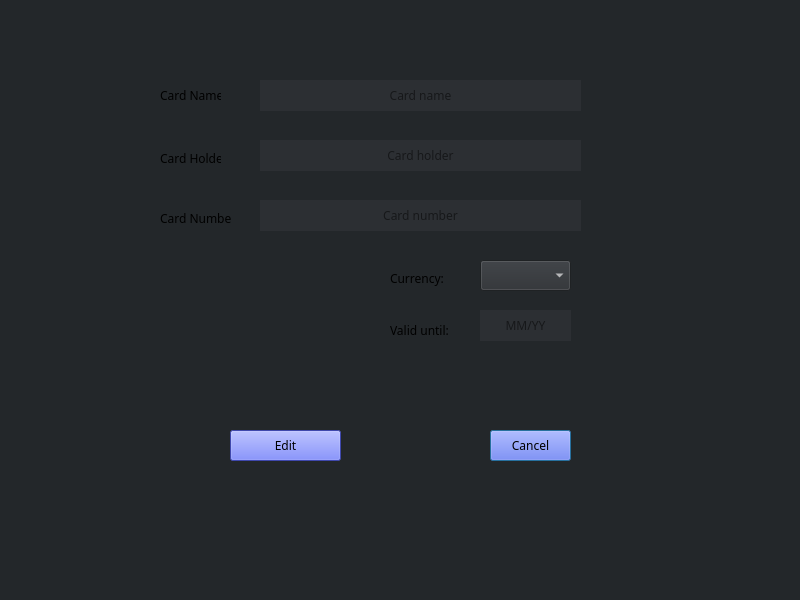
<?xml version="1.0" encoding="UTF-8"?>
<ui version="4.0">
 <class>EditCardDialog</class>
 <widget class="QDialog" name="EditCardDialog">
  <property name="geometry">
   <rect>
    <x>0</x>
    <y>0</y>
    <width>800</width>
    <height>600</height>
   </rect>
  </property>
  <property name="font">
   <font>
    <family>Whitney</family>
    <pointsize>9</pointsize>
   </font>
  </property>
  <property name="windowTitle">
   <string>EditCardDialog</string>
  </property>
  <property name="styleSheet">
   <string notr="true">background-color:rgb(35, 39, 42);

</string>
  </property>
  <widget class="QLineEdit" name="cardHolderLineEdit">
   <property name="geometry">
    <rect>
     <x>260</x>
     <y>140</y>
     <width>321</width>
     <height>31</height>
    </rect>
   </property>
   <property name="font">
    <font>
     <family>Whitney</family>
     <pointsize>9</pointsize>
    </font>
   </property>
   <property name="styleSheet">
    <string notr="true">QLineEdit[text]{
color: white;}
QLineEdit{
background-color: rgb(44, 47, 51);
border:none;}</string>
   </property>
   <property name="alignment">
    <set>Qt::AlignCenter</set>
   </property>
   <property name="placeholderText">
    <string>Card holder</string>
   </property>
  </widget>
  <widget class="QLineEdit" name="validUntilLineEdit">
   <property name="geometry">
    <rect>
     <x>480</x>
     <y>310</y>
     <width>91</width>
     <height>31</height>
    </rect>
   </property>
   <property name="font">
    <font>
     <family>Whitney</family>
     <pointsize>9</pointsize>
    </font>
   </property>
   <property name="styleSheet">
    <string notr="true">QLineEdit[text]{
color: white;}
QLineEdit{
background-color: rgb(44, 47, 51);
border:none;}</string>
   </property>
   <property name="alignment">
    <set>Qt::AlignCenter</set>
   </property>
   <property name="placeholderText">
    <string>MM/YY</string>
   </property>
  </widget>
  <widget class="QLineEdit" name="cardNumberLineEdit">
   <property name="geometry">
    <rect>
     <x>260</x>
     <y>200</y>
     <width>321</width>
     <height>31</height>
    </rect>
   </property>
   <property name="font">
    <font>
     <family>Whitney</family>
     <pointsize>9</pointsize>
    </font>
   </property>
   <property name="styleSheet">
    <string notr="true">QLineEdit[text]{
color: white;}
QLineEdit{
background-color: rgb(44, 47, 51);
border:none;}</string>
   </property>
   <property name="alignment">
    <set>Qt::AlignCenter</set>
   </property>
   <property name="placeholderText">
    <string>Card number</string>
   </property>
  </widget>
  <widget class="QPushButton" name="cancelEditCardPushButton">
   <property name="geometry">
    <rect>
     <x>490</x>
     <y>430</y>
     <width>81</width>
     <height>31</height>
    </rect>
   </property>
   <property name="font">
    <font>
     <family>Whitney</family>
     <pointsize>9</pointsize>
    </font>
   </property>
   <property name="styleSheet">
    <string notr="true">
QPushButton {
     background-color: rgb(88, 101, 242);
 }
 QPushButton#pushButton:pressed {
   	background-color: rgb(88, 157, 242); 
 }
 QPushButton#pushButton:hover {
     
	background-color: rgb(88, 157, 242);
 }
 QPushButton[text] {
    color:white;
 }</string>
   </property>
   <property name="text">
    <string>Cancel</string>
   </property>
  </widget>
  <widget class="QPushButton" name="editCardPushButton">
   <property name="geometry">
    <rect>
     <x>230</x>
     <y>430</y>
     <width>111</width>
     <height>31</height>
    </rect>
   </property>
   <property name="font">
    <font>
     <family>Whitney</family>
     <pointsize>9</pointsize>
    </font>
   </property>
   <property name="styleSheet">
    <string notr="true">
QPushButton {
     background-color: rgb(88, 101, 242);
 }
 QPushButton#pushButton:pressed {
   	background-color: rgb(88, 157, 242); 
 }
 QPushButton#pushButton:hover {
     
	background-color: rgb(88, 157, 242);
 }
 QPushButton[text] {
    color:white;
 }</string>
   </property>
   <property name="text">
    <string>Edit</string>
   </property>
  </widget>
  <widget class="QLabel" name="validUntilLabel">
   <property name="geometry">
    <rect>
     <x>390</x>
     <y>320</y>
     <width>61</width>
     <height>21</height>
    </rect>
   </property>
   <property name="font">
    <font>
     <family>Whitney</family>
     <pointsize>9</pointsize>
    </font>
   </property>
   <property name="styleSheet">
    <string notr="true">QLabel[text]{
color: white;}
QLabel{
background-color:rgb(35, 39, 42);
border:none;}</string>
   </property>
   <property name="text">
    <string>Valid until:</string>
   </property>
  </widget>
  <widget class="QComboBox" name="isoCurrencyComboBox">
   <property name="geometry">
    <rect>
     <x>480</x>
     <y>260</y>
     <width>91</width>
     <height>31</height>
    </rect>
   </property>
   <property name="font">
    <font>
     <family>Whitney</family>
     <pointsize>9</pointsize>
    </font>
   </property>
   <property name="styleSheet">
    <string notr="true">QComboBox
{
color:white;
background-color: rgb(44, 47, 51);
}

QComboBox QAbstractItemView {
   color:white;
    selection-background-color:rgb(88, 101, 242);
	backgroud-color:rgb(44, 47, 51);
	
}

QComboBox QScrollBar
{
background: #5865F2
}

QComboBox QAbstractItemView QScrollBar
{
background: #5865F2
}



</string>
   </property>
  </widget>
  <widget class="QLineEdit" name="cardNameLineEdit">
   <property name="geometry">
    <rect>
     <x>260</x>
     <y>80</y>
     <width>321</width>
     <height>31</height>
    </rect>
   </property>
   <property name="font">
    <font>
     <family>Whitney</family>
     <pointsize>9</pointsize>
    </font>
   </property>
   <property name="styleSheet">
    <string notr="true">QLineEdit[text]{
color: white;}
QLineEdit{
background-color: rgb(44, 47, 51);
border:none;}</string>
   </property>
   <property name="text">
    <string/>
   </property>
   <property name="alignment">
    <set>Qt::AlignCenter</set>
   </property>
   <property name="placeholderText">
    <string>Card name</string>
   </property>
  </widget>
  <widget class="QLabel" name="currencyLabel">
   <property name="geometry">
    <rect>
     <x>390</x>
     <y>270</y>
     <width>61</width>
     <height>16</height>
    </rect>
   </property>
   <property name="font">
    <font>
     <family>Whitney</family>
     <pointsize>9</pointsize>
    </font>
   </property>
   <property name="styleSheet">
    <string notr="true">QLabel[text]{
color: white;}
QLabel{
background-color:rgb(35, 39, 42);
border:none;}</string>
   </property>
   <property name="text">
    <string>Currency:</string>
   </property>
  </widget>
  <widget class="QLabel" name="label">
   <property name="geometry">
    <rect>
     <x>160</x>
     <y>80</y>
     <width>61</width>
     <height>31</height>
    </rect>
   </property>
   <property name="font">
    <font>
     <family>Whitney</family>
     <pointsize>9</pointsize>
    </font>
   </property>
   <property name="styleSheet">
    <string notr="true">QLabel[text]{
color: white;}
QLabel{
background-color:rgb(35, 39, 42);
border:none;}</string>
   </property>
   <property name="text">
    <string>Card Name:</string>
   </property>
  </widget>
  <widget class="QLabel" name="label_2">
   <property name="geometry">
    <rect>
     <x>160</x>
     <y>150</y>
     <width>61</width>
     <height>16</height>
    </rect>
   </property>
   <property name="font">
    <font>
     <family>Whitney</family>
     <pointsize>9</pointsize>
    </font>
   </property>
   <property name="styleSheet">
    <string notr="true">QLabel[text]{
color: white;}
QLabel{
background-color:rgb(35, 39, 42);
border:none;}</string>
   </property>
   <property name="text">
    <string>Card Holder:</string>
   </property>
  </widget>
  <widget class="QLabel" name="label_3">
   <property name="geometry">
    <rect>
     <x>160</x>
     <y>210</y>
     <width>71</width>
     <height>16</height>
    </rect>
   </property>
   <property name="styleSheet">
    <string notr="true">QLabel[text]{
color: white;}
QLabel{
background-color:rgb(35, 39, 42);
border:none;}</string>
   </property>
   <property name="text">
    <string>Card Number</string>
   </property>
  </widget>
 </widget>
 <layoutdefault spacing="6" margin="11"/>
 <resources/>
 <connections/>
</ui>
